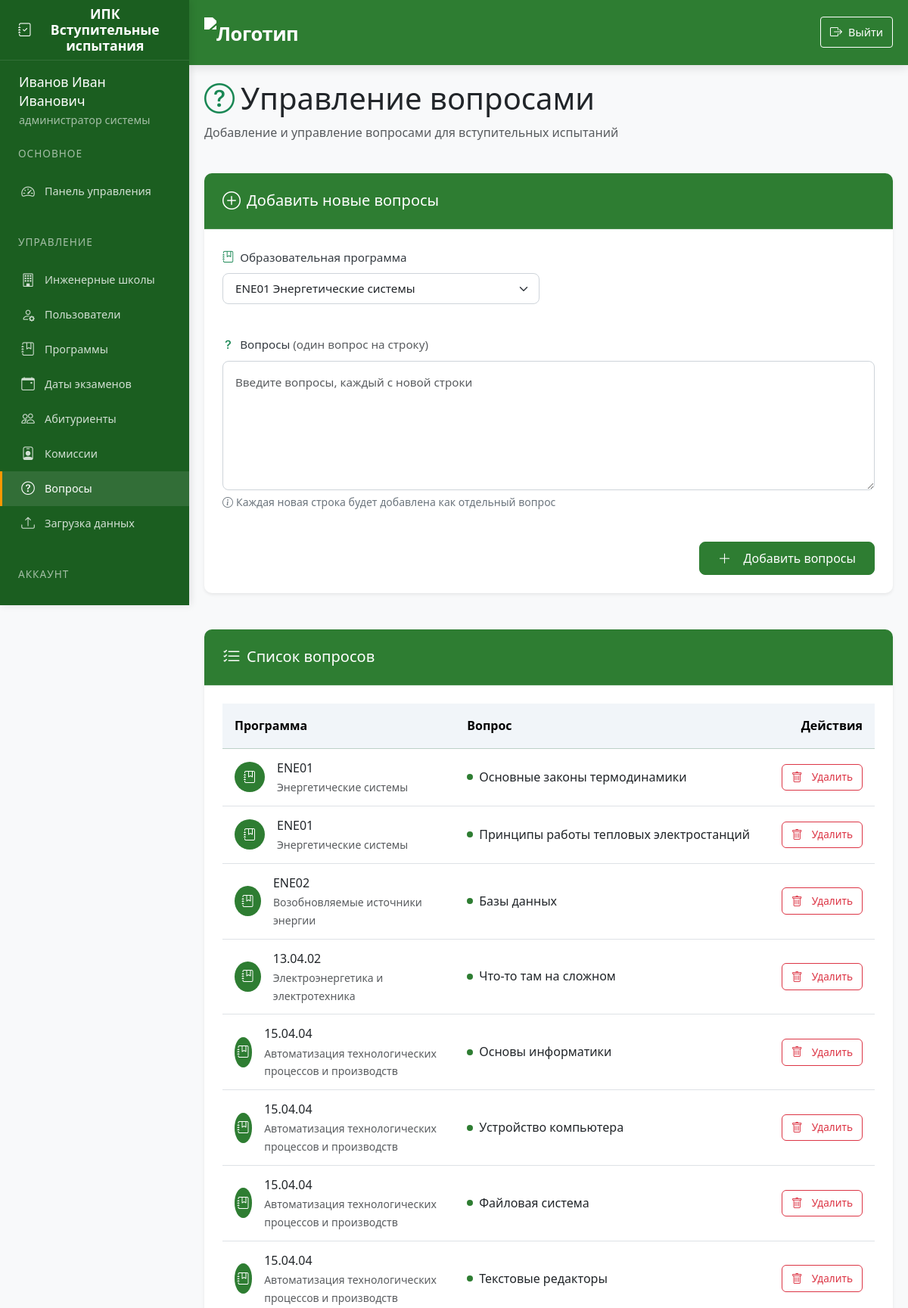
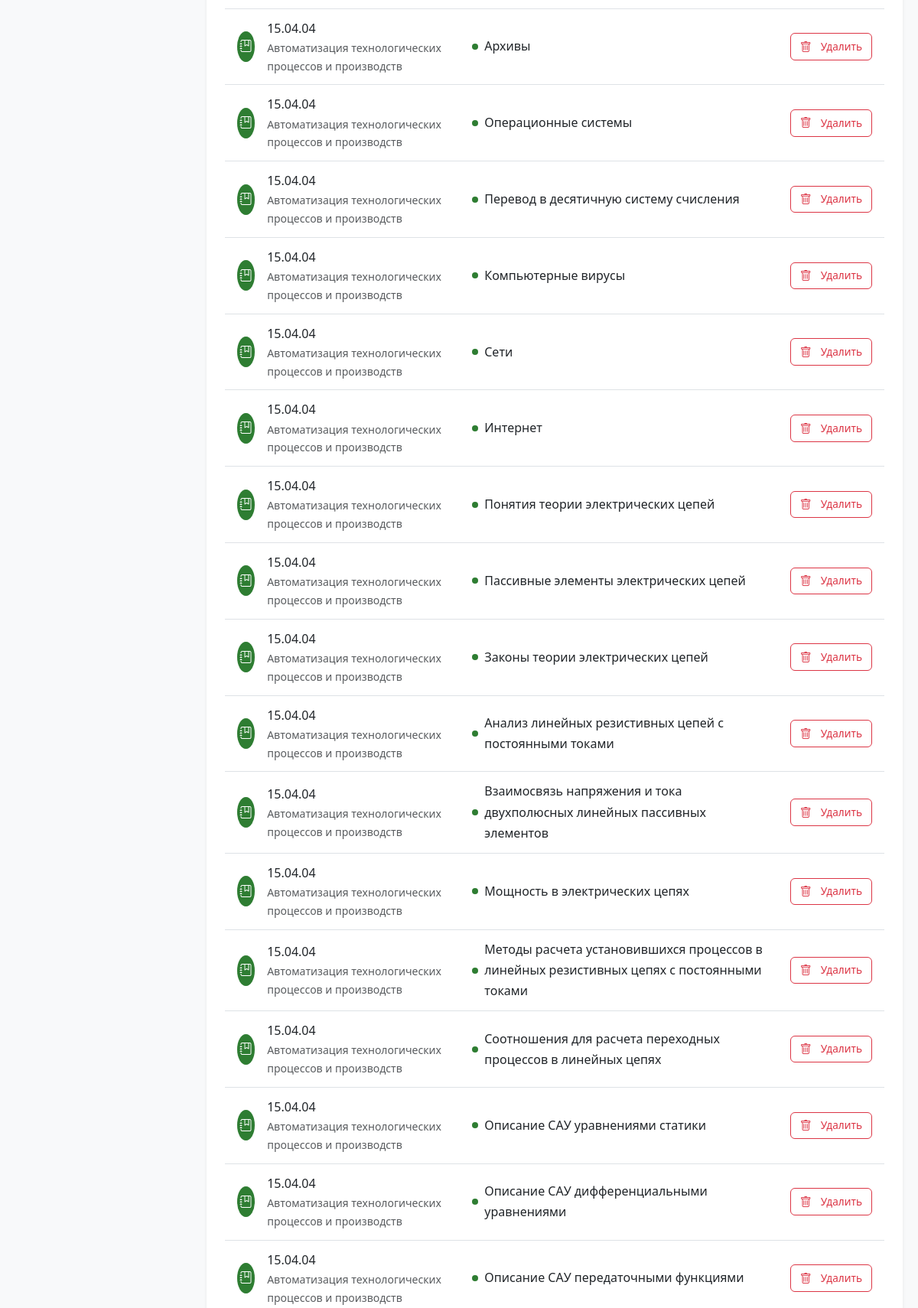
/questions (signed in, upper part), run on the app's committed database (2 pictures, top to bottom).
### app/models.py (models this page shows)
class User(UserMixin, db.Model):
    id = db.Column(db.Integer, primary_key=True)
    username = db.Column(db.String(80), unique=True, nullable=False)
    password = db.Column(db.String(120), nullable=False)
    full_name = db.Column(db.String(100), nullable=False)
    position = db.Column(db.String(100), nullable=False)
    role = db.Column(db.String(20), nullable=False)  # 'admin', 'secretary', 'commission'
    school_id = db.Column(db.Integer, db.ForeignKey('engineering_school.id'))
    engineering_school = db.relationship('EngineeringSchool', backref='users')
    commission_members = db.relationship('CommissionMember', back_populates='user', cascade='all, delete-orphan')
    standard_commissions = db.relationship('StandardCommission', back_populates='user', cascade='all, delete-orphan')

class Question(db.Model):
    id = db.Column(db.Integer, primary_key=True)
    text = db.Column(db.Text, nullable=False)
    program_id = db.Column(db.Integer, db.ForeignKey('program.id'), nullable=False)

class Program(db.Model):
    id = db.Column(db.Integer, primary_key=True)
    code = db.Column(db.String(50), nullable=False)
    name = db.Column(db.String(200), nullable=False)
    school_id = db.Column(db.Integer, db.ForeignKey('engineering_school.id'))
    questions = db.relationship('Question', backref='program', lazy=True, cascade='all, delete-orphan')
    standard_commission = db.relationship('StandardCommission', backref='program', lazy=True, cascade='all, delete-orphan')
    applicants = db.relationship('Applicant', backref='program', lazy=True, cascade='all, delete-orphan', passive_deletes=True)
    exam_dates = db.relationship('ExamDate', backref='program', lazy=True, cascade='all, delete-orphan',passive_deletes=True)
    oop = db.relationship("Oop", backref='program', lazy=True, cascade='all, delete-orphan')  # Важно: cascade

### app/routes.py (the view, shortened to what this page needs)
@routes.route('/questions', methods=['GET', 'POST'])
@login_required
def questions():
    if current_user.role not in ['admin', 'secretary']:
        abort(403)
    form = QuestionForm()
    if current_user.role == 'secretary':
        form.program_id.choices = [
            (p.id, f"{p.code} {p.name}")
            for p in Program.query.filter_by(school_id=current_user.school_id)
        ]
    if current_user.role == 'secretary':
        questions = Question.query.join(Program).filter(
            Program.school_id == current_user.school_id
        ).all()
    else:
        questions = Question.query.all()
    return render_template('questions.html', form=form, questions=questions)

### app/templates/questions.html (shortened to what this page needs)
{% extends "base.html" %}
{% block content %}
<div class="spacer-lg">
    <div class="d-flex justify-content-between align-items-center mb-4">
        <div>
            <h1 class="mb-0"><i class="bi bi-question-circle me-2 text-success"></i>Управление вопросами</h1>
            <p class="text-muted mt-2">Добавление и управление вопросами для вступительных испытаний</p>
        </div>
    </div>
    <div class="card border-0 shadow-sm mb-5">
        <div class="card-header bg-success text-white py-3">
            <div class="d-flex align-items-center">
                <i class="bi bi-plus-circle fs-4 me-2"></i>
                <h2 class="mb-0 fs-5">Добавить новые вопросы</h2>
            </div>
        </div>
        <div class="card-body p-4">
            <form method="POST">
                <div class="row g-4">
                    <div class="col-md-6">
                        <div class="mb-3">
                            <label class="form-label fw-medium mb-2">
                                <i class="bi bi-journal-bookmark me-1 text-success"></i>
                                Образовательная программа
                            </label>
                            {{ form.program_id(class="form-select py-2 px-3") }}
                        </div>
                    </div>
                    <div class="col-12">
                        <div class="mb-3">
                            <label class="form-label fw-medium mb-2">
                                <i class="bi bi-question-lg me-1 text-success"></i>
                                Вопросы
                                <span class="text-muted fw-normal">(один вопрос на строку)</span>
                            </label>
                            {{ form.questions_text(
                                class="form-control py-3 px-3",
                                rows=6,
                                placeholder="Введите вопросы, каждый с новой строки"
                            ) }}
                            <div class="form-text text-secondary mt-1">
                                <i class="bi bi-info-circle me-1"></i>Каждая новая строка будет добавлена как отдельный вопрос
                            </div>
                        </div>
                    </div>
                    <div class="col-12">
                        <div class="d-flex justify-content-end">
                            <button type="submit" class="btn btn-success px-4 py-2 fw-medium">
                                <i class="bi bi-plus-lg me-2"></i>Добавить вопросы
                            </button>
                        </div>
                    </div>
                </div>
            </form>
        </div>
    </div>
    <div class="card border-0 shadow-sm">
        <div class="card-header bg-success text-white py-3">
            <div class="d-flex align-items-center">
                <i class="bi bi-list-check fs-4 me-2"></i>
                <h2 class="mb-0 fs-5">Список вопросов</h2>
            </div>
        </div>
        <div class="card-body p-4">
            {% if questions %}
            <div class="table-responsive">
                <table class="table table-hover align-middle">
                    <thead class="table-success">
                        <tr>
                            <th class="py-3">Программа</th>
                            <th class="py-3">Вопрос</th>
                            <th class="py-3 text-end">Действия</th>
                        </tr>
                    </thead>
                    <tbody>
                        {% for question in questions %}
                        <tr>
                            <td>
                                <div class="d-flex align-items-center">
                                    <div class="bg-success text-white rounded-circle d-flex align-items-center justify-content-center me-3" style="width: 40px; height: 40px;">
                                        <i class="bi bi-journal-bookmark"></i>
                                    </div>
                                    <div>
                                        <div class="fw-medium">{{ question.program.code }}</div>
                                        <div class="small text-muted">{{ question.program.name }}</div>
                                    </div>
                                </div>
                            </td>
                            <td class="position-relative">
                                <div class="question-text ps-3">{{ question.text }}</div>
                            </td>
                            <td class="text-end">
                                <form action="{{ url_for('routes.delete_question', question_id=question.id) }}" method="POST" class="d-inline">
                                    <button type="submit" class="btn btn-outline-danger btn-sm"
                                            onclick="return confirm('Вы уверены, что хотите удалить этот вопрос?')">
                                        <i class="bi bi-trash me-1"></i>Удалить
                                    </button>
                                </form>
                            </td>
                        </tr>
                        {% endfor %}
                    </tbody>
                </table>
            </div>
            {% endif %}
        </div>
    </div>
</div>
{% endblock %}

### app/templates/base.html (shortened to what this page needs)
<!DOCTYPE html>
<html lang="ru">
<head>
    <link href="https://cdn.jsdelivr.net/npm/bootstrap@5.3.0/dist/css/bootstrap.min.css" rel="stylesheet">
    <link rel="stylesheet" href="https://cdn.jsdelivr.net/npm/bootstrap-icons@1.10.0/font/bootstrap-icons.css">
    <link rel="stylesheet" href="{{ url_for('static', filename='style.css') }}">
</head>
<body>
    <aside class="sidebar" id="sidebar">
        <div class="sidebar-header">
            <h3 class="sidebar-title">
                <i class="bi bi-journal-check"></i>
                <span>ИПК Вступительные испытания</span>
            </h3>
        </div>
        <nav class="sidebar-menu">
    {% if current_user.is_authenticated %}
            <div class="user-info">
            <div class="user-name">{{ current_user.full_name }}</div>
            <div class="user-role-text">
                {% if current_user.role == 'admin' %}
                    администратор системы
                {% elif current_user.role == 'secretary' %}
                    ответственный секретарь отборочной комиссии
                    {% if current_user.engineering_school %} {{ current_user.engineering_school.name }} {% endif %}
                {% elif current_user.role == 'commission' %}
                    преподаватель
                    {% if current_user.engineering_school %} {{ current_user.engineering_school.name }} {% endif %}
                {% else %}
                    {{ current_user.role }}
                {% endif %}
            </div>
        </div>
                <div class="menu-section">
                    <div class="menu-section-title">Основное</div>
                    {% if current_user.role == 'admin' %}
                        <a href="{{ url_for('routes.admin_dashboard') }}" class="menu-item {% if request.endpoint == 'routes.admin_dashboard' %}active{% endif %}">
                            <i class="bi bi-speedometer2"></i>
                            <span>Панель управления</span>
                        </a>
                    {% elif current_user.role == 'secretary' %}
                        <a href="{{ url_for('routes.secretary_dashboard') }}" class="menu-item {% if request.endpoint == 'routes.secretary_dashboard' %}active{% endif %}">
                            <i class="bi bi-speedometer2"></i>
                            <span>Панель секретаря</span>
                        </a>
                    {% elif current_user.role == 'teacher' %}
                        <a href="{{ url_for('routes.teacher_dashboard') }}" class="menu-item {% if request.endpoint == 'routes.teacher_dashboard' %}active{% endif %}">
                            <i class="bi bi-speedometer2"></i>
                            <span>Панель преподавателя</span>
                        </a>
                    {% elif current_user.role == 'student' %}
                        <a href="{{ url_for('routes.student_dashboard') }}" class="menu-item {% if request.endpoint == 'routes.student_dashboard' %}active{% endif %}">
                            <i class="bi bi-speedometer2"></i>
                            <span>Мои тесты</span>
                        </a>
                    {% endif %}
                </div>
                {% if current_user.role in ['admin', 'secretary'] %}
                <div class="menu-section">
                    <div class="menu-section-title">Управление</div>
                    {% if current_user.role == 'admin' %}
                        <a href="{{ url_for('routes.engineering_schools') }}" class="menu-item {% if request.endpoint == 'routes.engineering_schools' %}active{% endif %}">
                            <i class="bi bi-building"></i>
                            <span>Инженерные школы</span>
                        </a>
                        <a href="{{ url_for('routes.users') }}" class="menu-item {% if request.endpoint == 'routes.users' %}active{% endif %}">
                            <i class="bi bi-person-gear"></i>
                            <span>Пользователи</span>
                        </a>
                    {% endif %}
                    <a href="{{ url_for('routes.programs') }}" class="menu-item {% if request.endpoint == 'routes.programs' %}active{% endif %}">
                        <i class="bi bi-journal-bookmark"></i>
                        <span>Программы</span>
                    </a>
                    <a href="{{ url_for('routes.exam_dates') }}" class="menu-item {% if request.endpoint == 'routes.exam_dates' %}active{% endif %}">
                        <i class="bi bi-calendar-event"></i>
                        <span>Даты экзаменов</span>
                    </a>
                    <a href="{{ url_for('routes.applicants') }}" class="menu-item {% if request.endpoint == 'routes.applicants' %}active{% endif %}">
                        <i class="bi bi-people"></i>
                        <span>Абитуриенты</span>
                    </a>
                    <a href="{{ url_for('routes.standard_commission') }}" class="menu-item {% if request.endpoint == 'routes.standard_commission' %}active{% endif %}">
                        <i class="bi bi-person-badge"></i>
                        <span>Комиссии</span>
                    </a>
                    <a href="{{ url_for('routes.questions') }}" class="menu-item {% if request.endpoint == 'routes.questions' %}active{% endif %}">
                        <i class="bi bi-question-circle"></i>
                        <span>Вопросы</span>
                    </a>
                    <a href="{{ url_for('routes.upload_schedule') }}" class="menu-item {% if request.endpoint == 'routes.upload_schedule' %}active{% endif %}">
                        <i class="bi bi-upload"></i>
                        <span>Загрузка данных</span>
                    </a>
                </div>
                {% endif %}
                <div class="menu-section">
                    <div class="menu-section-title">Аккаунт</div>
                    <a href="{{ url_for('routes.logout') }}" class="menu-item">
                        <i class="bi bi-box-arrow-right"></i>
                        <span>Выход</span>
                    </a>
                </div>
            {% endif %}
        </nav>
    </aside>
    <div class="main-wrapper">
        <header class="main-header">
            <div class="header-container">
                <div class="header-left">
                    <a href="{{ url_for('routes.home') }}" class="logo">
                        <img src="https://apply.tpu.ru/images/2022/footer-logo-ru.svg" alt="Логотип">
                    </a>
                </div>
                <nav class="user-nav">
                    {% if current_user.is_authenticated %}
                    <a href="{{ url_for('routes.logout') }}" class="logout-btn">
                        <i class="bi bi-box-arrow-right"></i>
                        <span>Выйти</span>
                    </a>
                    {% else %}
                    <a href="{{ url_for('routes.login') }}" class="outline-btn">
                        <i class="bi bi-box-arrow-in-right"></i>
                        <span>Войти</span>
                    </a>
                    {% endif %}
                </nav>
            </div>
        </header>
        <main class="main-content">
        {% block content %}{% endblock %}
    </main>
    </div>
</body>
</html>

### data on the page
User: full_name "Иванов Иван Иванович"
Question: program.code "ENE01", program.name "Энергетические системы", text "Основные законы термодинамики"
Question: program.code "ENE01", program.name "Энергетические системы", text "Принципы работы тепловых электростанций"
Question: program.code "ENE02", program.name "Возобновляемые источники энергии", text "Базы данных"
Question: program.code "13.04.02", program.name "Электроэнергетика и электротехника", text "Что-то там на сложном"
Question: program.code "15.04.04", program.name "Автоматизация технологических процессов и производств", text "Основы информатики"
Question: program.code "15.04.04", program.name "Автоматизация технологических процессов и производств", text "Устройство компьютера"
Question: program.code "15.04.04", program.name "Автоматизация технологических процессов и производств", text "Файловая система"
Question: program.code "15.04.04", program.name "Автоматизация технологических процессов и производств", text "Текстовые редакторы"
Question: program.code "15.04.04", program.name "Автоматизация технологических процессов и производств", text "Архивы"
Question: program.code "15.04.04", program.name "Автоматизация технологических процессов и производств", text "Операционные системы"
Question: program.code "15.04.04", program.name "Автоматизация технологических процессов и производств", text "Перевод в десятичную систему счисления"
Question: program.code "15.04.04", program.name "Автоматизация технологических процессов и производств", text "Компьютерные вирусы"
Question: program.code "15.04.04", program.name "Автоматизация технологических процессов и производств", text "Сети"
Question: program.code "15.04.04", program.name "Автоматизация технологических процессов и производств", text "Интернет"
Question: program.code "15.04.04", program.name "Автоматизация технологических процессов и производств", text "Понятия теории электрических цепей"
Question: program.code "15.04.04", program.name "Автоматизация технологических процессов и производств", text "Пассивные элементы электрических цепей"
Question: program.code "15.04.04", program.name "Автоматизация технологических процессов и производств", text "Законы теории электрических цепей"
Question: program.code "15.04.04", program.name "Автоматизация технологических процессов и производств", text "Анализ линейных резистивных цепей с постоянными токами"
Question: program.code "15.04.04", program.name "Автоматизация технологических процессов и производств", text "Взаимосвязь напряжения и тока двухполюсных линейных пассивных элементов"
Question: program.code "15.04.04", program.name "Автоматизация технологических процессов и производств", text "Мощность в электрических цепях"
Question: program.code "15.04.04", program.name "Автоматизация технологических процессов и производств", text "Методы расчета установившихся процессов в линейных резистивных цепях с постоянными токами"
Question: program.code "15.04.04", program.name "Автоматизация технологических процессов и производств", text "Соотношения для расчета переходных процессов в линейных цепях"
Question: program.code "15.04.04", program.name "Автоматизация технологических процессов и производств", text "Описание САУ уравнениями статики"
Question: program.code "15.04.04", program.name "Автоматизация технологических процессов и производств", text "Описание САУ дифференциальными уравнениями"
Question: program.code "15.04.04", program.name "Автоматизация технологических процессов и производств", text "Описание САУ передаточными функциями"
